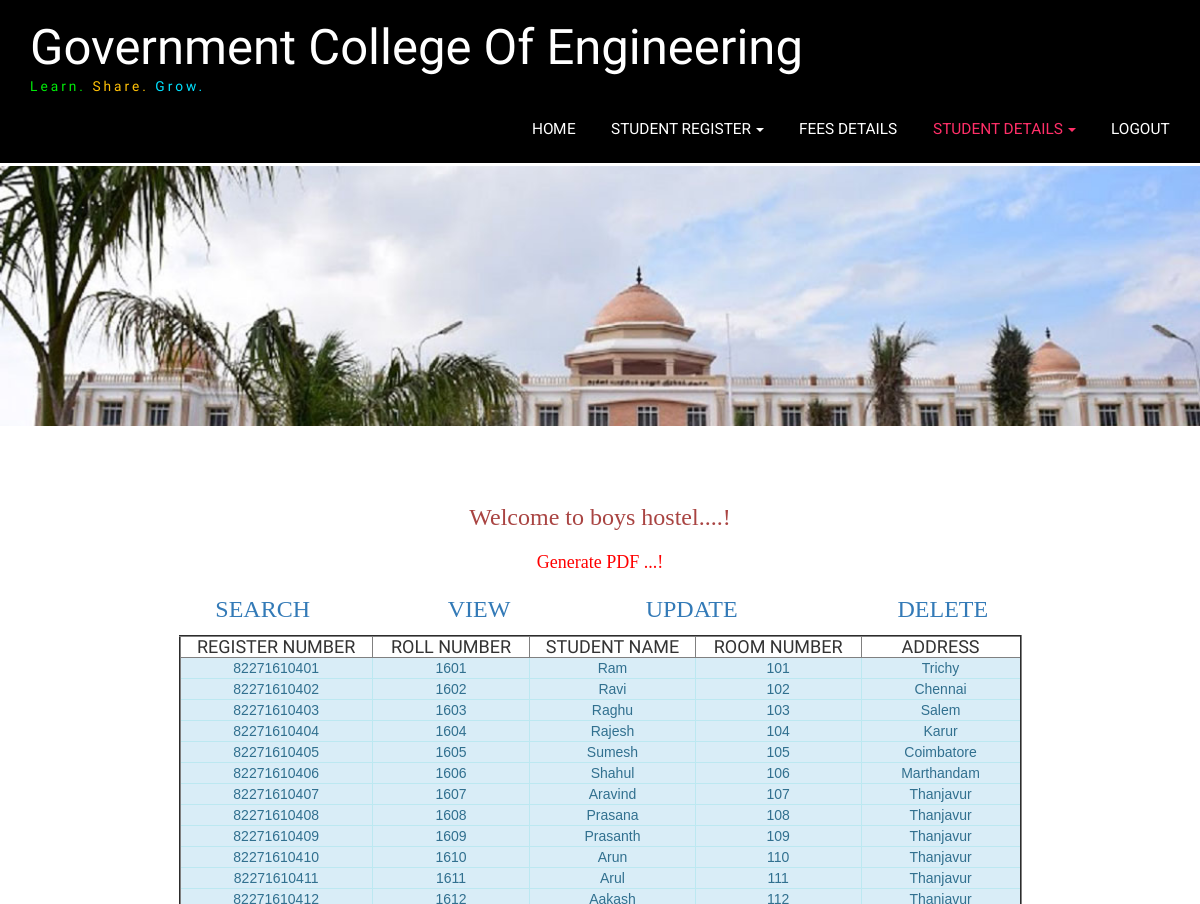
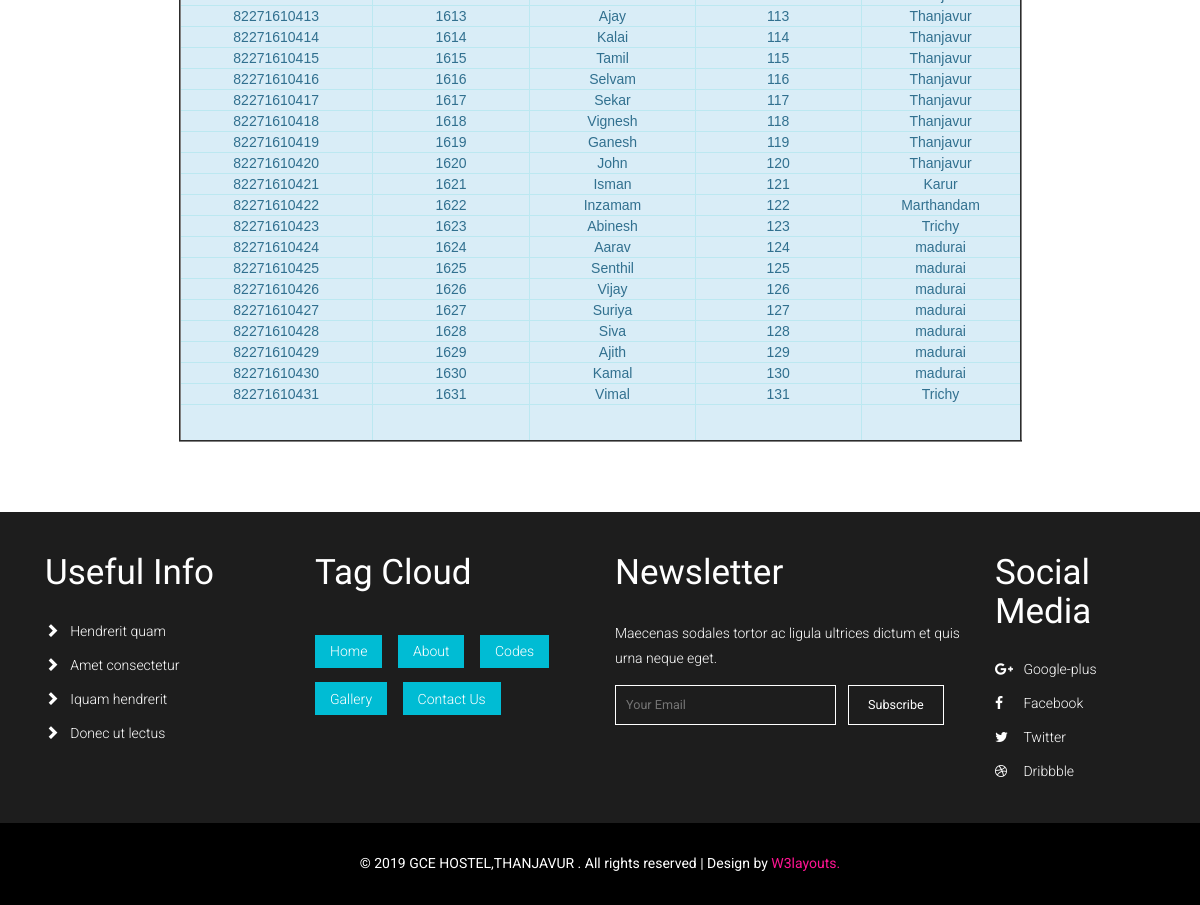
The page /boys_view.php on the database its author committed (2 pictures, top to bottom).
### tables this page shows
CREATE TABLE `boys` (
  `Id` int(5) NOT NULL,
  `Student_Id` bigint(20) NOT NULL,
  `Roll` varchar(50) NOT NULL,
  `Room` int(10) NOT NULL,
  `Name` varchar(50) NOT NULL,
  `Age` int(50) NOT NULL,
  `Department` varchar(50) NOT NULL,
  `Year` int(50) NOT NULL,
  `Email` varchar(50) NOT NULL,
  `Contact` int(10) NOT NULL,
  `Address` varchar(50) NOT NULL,
  `User_Name` varchar(50) NOT NULL,
  `Password` bigint(50) NOT NULL
);

### boys_view.php (the view, shortened to what this page needs)
<?php
include("dbconnect.php");
extract($_POST);
?>
<!DOCTYPE html>
<html lang="en">
<head>
<link href="css/bootstrap.css" type="text/css" rel="stylesheet" media="all">
<link href="css/style.css" type="text/css" rel="stylesheet" media="all">
<link href='css/simplelightbox.css' rel='stylesheet' type='text/css'>
<link href="css/font-awesome.css" rel="stylesheet">
</head>
<body>
	<div class="headerw3l">
		<nav class="navbar navbar-default">
			<div class="container">
				<div class="navbar-header navbar-left">
					<h1><a href="index.php">Government College Of Engineering <span><i>Learn.</i> <i class="logo-w3l2">Share.</i> <i class="logo-w3l4"> Grow.</i></span></a></h1>
				</div>
				<div class="collapse navbar-collapse navbar-right" id="bs-example-navbar-collapse-1">
					<ul class="nav navbar-nav navbar-left">
						<li   ><a href="admin_home.php" class="link link--yaku"><span>H</span><span>O</span><span>M</span><span>E</span></a></li>
<li><a href="#" class="dropdown-toggle link link--yaku" data-toggle="dropdown" role="button" aria-haspopup="true" aria-expanded="false"><span>STUDENT REGISTER</span> <span class="caret"></span></a>
					  </li>
						<li><a href="fee_details.php" class="link link--yaku"><span>FEES DETAILS</span> </a></li>
						<li class="active"><a href="#" class="dropdown-toggle link link--yaku" data-toggle="dropdown" role="button" aria-haspopup="true" aria-expanded="false"><span>STUDENT DETAILS</span> <span class="caret"></span></a>
						  </li>
					 <li><a href="admin.php" class="link link--yaku"><span>LOGOUT</span></a></li>
					</ul>
					<div class="clearfix"> </div>
				</div>
			</div>
		</nav>
	</div>
	<div class="banner about-w3banner">
		<div class="banner-img1">
			<div class="banner-w3text">
				<h2>&nbsp;</h2>
			</div>
		</div>
	</div>
<div class="gallery w3-agileits">
		<div class="container">
		  <form name="form1" method="post" action="">
            <p align="center" class="text-danger style4">Welcome to boys hostel....!</p>
            <p align="center" class="text-danger style4"><a href="boys_pdf.php" target="_blank"><span class="style6">Generate PDF ...! </span></a></p>
            <table width="935" height="51" border="0" align="center">
              <tr>
                <td><div align="center"><a href="boys_list.php" target="_self" class="style4">SEARCH</a></div></td>
                <td><div align="center" class="style4"><a href="boys_view.php" target="_self">VIEW</a></div></td>
                <td><div align="center" class="style4"><a href="boys_update.php" target="_self">UPDATE</a></div></td>
                <td><div align="center" class="style4"><a href="boys_delete.php" target="_self">DELETE</a></div></td>
              </tr>
            </table>
            <table width="843" height="143" border="2" align="center">
              <tr>
                <td width="185"><div align="center">
                  <h4>REGISTER NUMBER </h4>
                </div></td>
                <td width="151"><div align="center">
                  <h4>ROLL NUMBER </h4>
                </div></td>
                <td width="159"><div align="center">
                  <h4>STUDENT NAME </h4>
                </div></td>
                <td width="159"><div align="center">
                  <h4>ROOM NUMBER </h4>
                </div></td>
                <td width="153"><div align="center">
                  <h4>ADDRESS</h4>
                </div></td>
              </tr>
              <?php
	$xyz=mysqli_query($connect,"select * from boys ");
while(	$row=mysqli_fetch_array($xyz))
{
?>
              <tr>
                <td class="alert-info"><div align="center" class="style8"><?php echo $row["Student_Id"];?></div></td>
                <td class="alert-info"><div align="center" class="style8"><?php echo $row["Roll"];?></div></td>
                <td class="alert-info"><div align="center" class="style8"><?php echo $row["Name"];?></div></td>
                <td class="alert-info"><div align="center" class="style8"><?php echo $row["Room"];?></div></td>
                <td class="alert-info"><div align="center" class="style8"><?php echo $row["Address"];?></div></td>
              </tr>
              <?php
	}
	?>
              <tr>
                <td height="37" class="alert-info style8">&nbsp;</td>
                <td class="alert-info style8">&nbsp;</td>
                <td class="alert-info style8">&nbsp;</td>
                <td class="alert-info style8">&nbsp;</td>
                <td class="alert-info style8">&nbsp;</td>
              </tr>
            </table>
          </form>
  </div>
</div>
	<div class="footer w3layouts">
		<div class="container">
			<div class="footer-agileinfo">
				<div class="col-md-3 col-sm-6 footer-grid">
					<h3>Useful Info</h3>
					<ul>
						<li><a href="#"><i class="glyphicon glyphicon-chevron-right"></i>Hendrerit quam</a></li>
						<li><a href="#"><i class="glyphicon glyphicon-chevron-right"></i>Amet consectetur </a></li>
						<li><a href="#"><i class="glyphicon glyphicon-chevron-right"></i>Iquam hendrerit</a></li>
						<li><a href="#"><i class="glyphicon glyphicon-chevron-right"></i>Donec ut lectus </a></li>
					</ul>
				</div>
				<div class="col-md-3 col-sm-6 footer-grid footer-tags">
					<h3>Tag Cloud</h3>
					<ul>
						<li><a href="index.html">Home</a></li>
						<li><a href="about.html">About</a></li>
						<li><a href="codes.html">Codes</a></li>
						<li><a href="gallery.html">Gallery</a></li>
						<li><a href="contact.html">Contact Us</a></li>
					</ul>
				</div>
				<div class="col-md-4 col-sm-6 footer-grid footer-review">
					<h3>Newsletter</h3>
					<p>Maecenas sodales tortor ac ligula ultrices dictum et quis urna neque eget.</p>
					<form action="#" method="post">
						<input type="email" name="Email" placeholder="Your Email" required="">
						<input type="submit" value="Subscribe">
						<div class="clearfix"> </div>
					</form>
				</div>
				<div class="col-md-2 col-sm-6 footer-grid w3social">
					<h3>Social Media</h3>
					<ul>
						<li><a href="#"><i class="fa fa-google-plus"></i>Google-plus</a></li>
						<li><a href="#"><i class="fa fa-facebook"></i>Facebook</a></li>
						<li><a href="#"><i class="fa fa-twitter"></i>Twitter</a></li>
						<li><a href="#"><i class="fa fa-dribbble"></i>Dribbble</a></li>
					</ul>
				</div>
				<div class="clearfix"> </div>
			</div>
		</div>
	</div>
	<div class="copy-right">
		<div class="container">
			<p>© 2019 GCE HOSTEL,THANJAVUR . All rights reserved | Design by <a href="http://w3layouts.com"> W3layouts.</a></p>
		</div>
	</div>
</body>
</html>

### boys_view.php (style rules this page uses)
.style8 { font-family: Arial, Helvetica, sans-serif }
.style6 { animation: blinkingText 0.5s infinite; font-family: "Lucida Calligraphy"; font-size: 18px; color: #FF0000; }

### rows shown on the page
boys: Student_Id "82271610401", Roll "1601", Name "Ram", Room "101", Address "Trichy"
boys: Student_Id "82271610402", Roll "1602", Name "Ravi", Room "102", Address "Chennai"
boys: Student_Id "82271610403", Roll "1603", Name "Raghu", Room "103", Address "Salem"
boys: Student_Id "82271610404", Roll "1604", Name "Rajesh", Room "104", Address "Karur"
boys: Student_Id "82271610405", Roll "1605", Name "Sumesh", Room "105", Address "Coimbatore"
boys: Student_Id "82271610406", Roll "1606", Name "Shahul", Room "106", Address "Marthandam"
boys: Student_Id "82271610407", Roll "1607", Name "Aravind", Room "107", Address "Thanjavur"
boys: Student_Id "82271610408", Roll "1608", Name "Prasana", Room "108", Address "Thanjavur"
boys: Student_Id "82271610409", Roll "1609", Name "Prasanth", Room "109", Address "Thanjavur"
boys: Student_Id "82271610410", Roll "1610", Name "Arun", Room "110", Address "Thanjavur"
boys: Student_Id "82271610411", Roll "1611", Name "Arul", Room "111", Address "Thanjavur"
boys: Student_Id "82271610412", Roll "1612", Name "Aakash", Room "112", Address "Thanjavur"
boys: Student_Id "82271610413", Roll "1613", Name "Ajay", Room "113", Address "Thanjavur"
boys: Student_Id "82271610414", Roll "1614", Name "Kalai", Room "114", Address "Thanjavur"
boys: Student_Id "82271610415", Roll "1615", Name "Tamil", Room "115", Address "Thanjavur"
boys: Student_Id "82271610416", Roll "1616", Name "Selvam", Room "116", Address "Thanjavur"
boys: Student_Id "82271610417", Roll "1617", Name "Sekar", Room "117", Address "Thanjavur"
boys: Student_Id "82271610418", Roll "1618", Name "Vignesh", Room "118", Address "Thanjavur"
boys: Student_Id "82271610419", Roll "1619", Name "Ganesh", Room "119", Address "Thanjavur"
boys: Student_Id "82271610420", Roll "1620", Name "John", Room "120", Address "Thanjavur"
boys: Student_Id "82271610421", Roll "1621", Name "Isman", Room "121", Address "Karur"
boys: Student_Id "82271610422", Roll "1622", Name "Inzamam", Room "122", Address "Marthandam"
boys: Student_Id "82271610423", Roll "1623", Name "Abinesh", Room "123", Address "Trichy"
boys: Student_Id "82271610424", Roll "1624", Name "Aarav", Room "124", Address "madurai"
boys: Student_Id "82271610425", Roll "1625", Name "Senthil", Room "125", Address "madurai"
boys: Student_Id "82271610426", Roll "1626", Name "Vijay", Room "126", Address "madurai"
boys: Student_Id "82271610427", Roll "1627", Name "Suriya", Room "127", Address "madurai"
boys: Student_Id "82271610428", Roll "1628", Name "Siva", Room "128", Address "madurai"
boys: Student_Id "82271610429", Roll "1629", Name "Ajith", Room "129", Address "madurai"
boys: Student_Id "82271610430", Roll "1630", Name "Kamal", Room "130", Address "madurai"
boys: Student_Id "82271610431", Roll "1631", Name "Vimal", Room "131", Address "Trichy"
